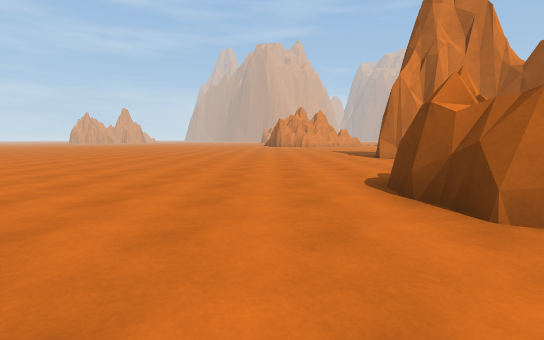
View 1 (above)

21 first-person views from a walk through a 3-D level made in the Unity game engine. The camera is 1.2 m above the floor, tilts 6° down and sees 85° across. The floor is counted in squares, 2 m on a side. Each view is taken from the middle of a square. On the plan, view 1 faces up. The plan holds only what a view shows up to about 9 squares ahead; the rest is blank. The place goes on beyond the plan. The player is left out. Surface patterns are stand-ins for the level's own textures.

View 2
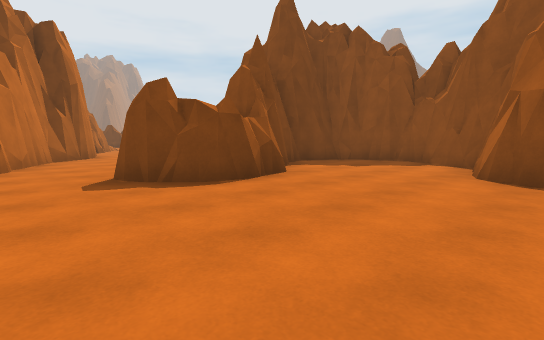

View 3
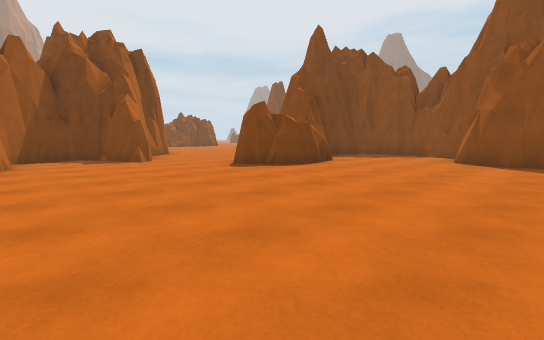

View 4
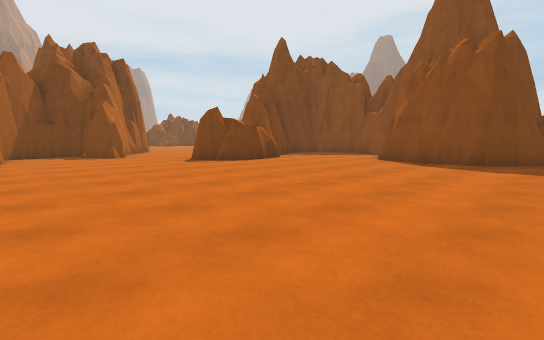

View 5
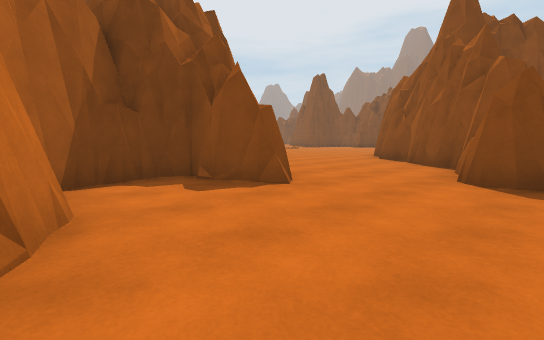

View 6
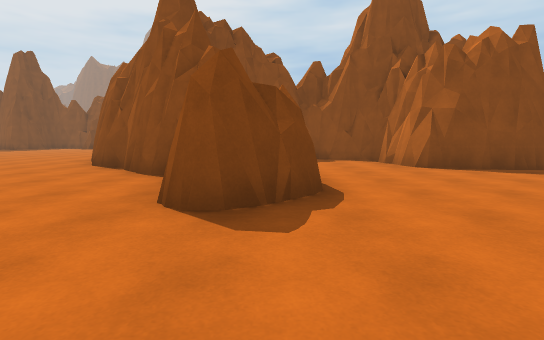

View 7
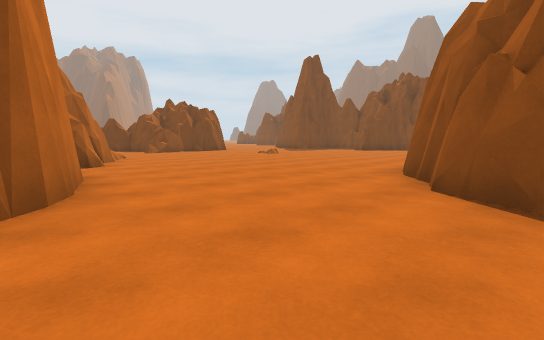

View 8
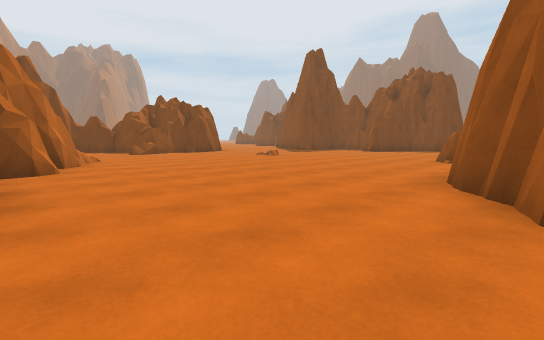

View 9
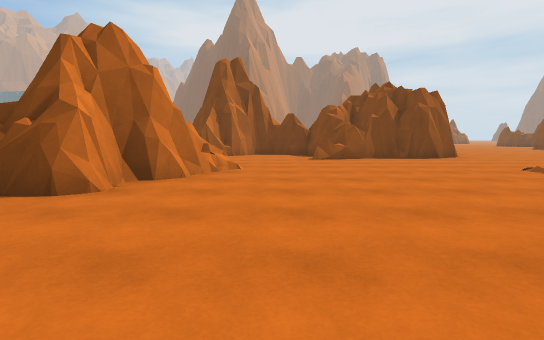

View 10
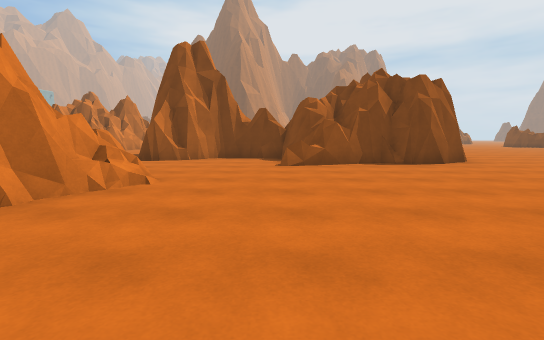

View 11
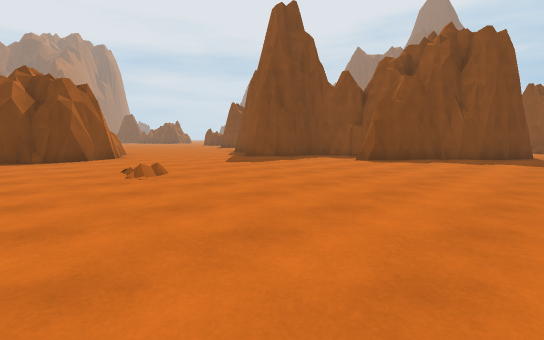

View 12
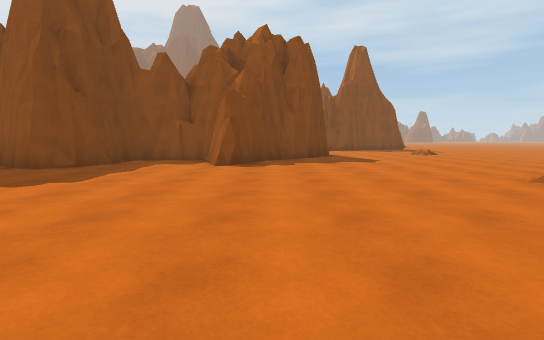

View 13
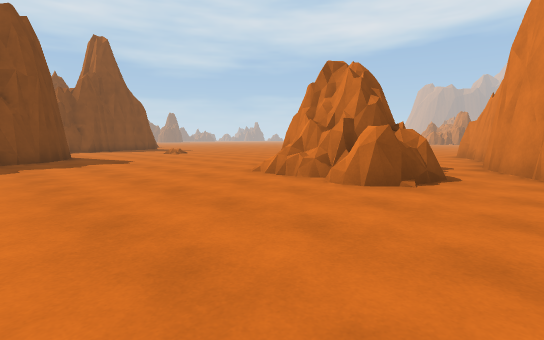

View 14
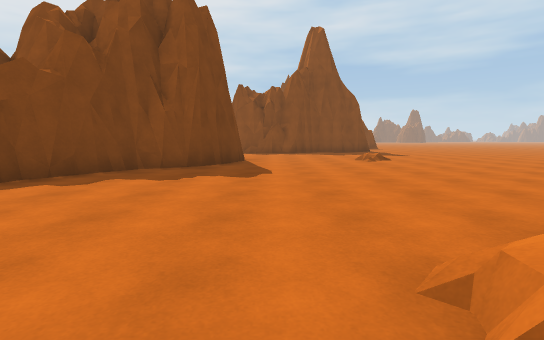

View 15
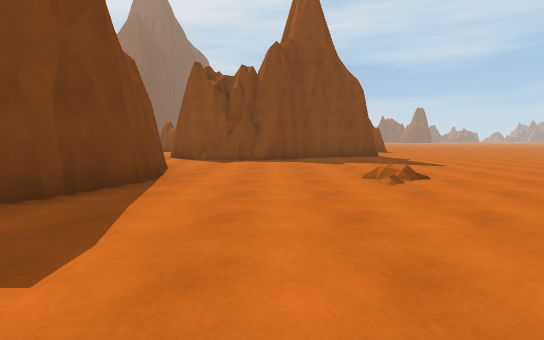

View 16
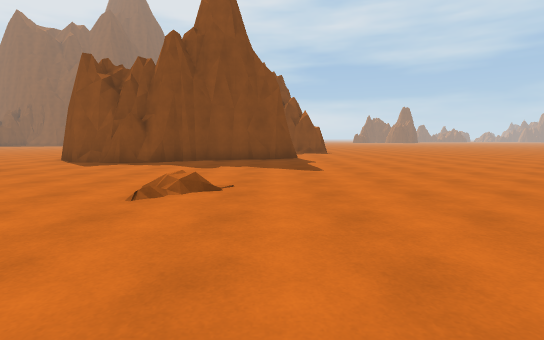

View 17
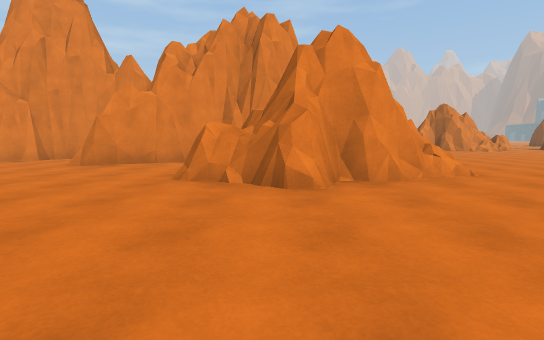

View 18
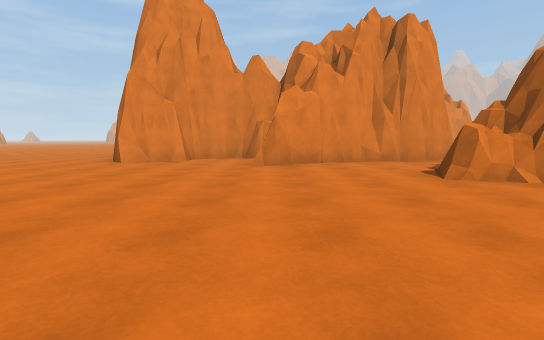

View 19
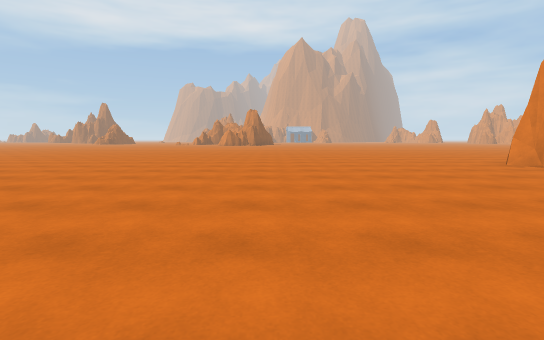

View 20
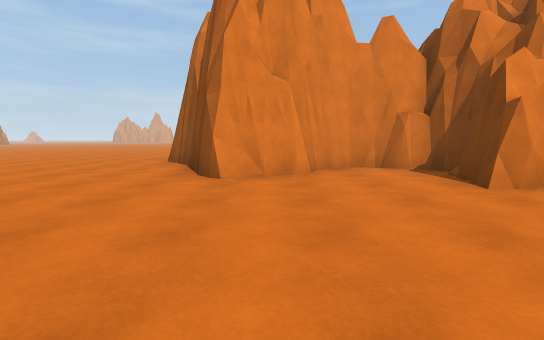

View 21
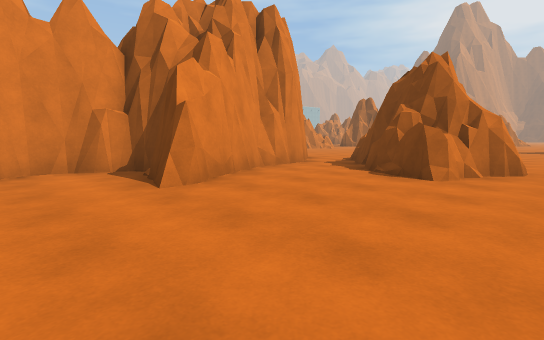

### Floor plan
Key: @ floor where view 1 was taken; # wall or solid block; . main floor; : floor 0.25 m higher than the main floor; = window, fence, low wall or low ledge; ^ raised ledge.
Columns run from 5 left of view 1 to 20 right of it. Each row starts with its distance up from view 1.
  9 .........####
  8 ............#
  7 ............#
  6 ..........###
  5 ............##
  4 .......##....###  #
  3 .......##......####      #
  2 .......###........#####..#
  1 ..##....###.........#....#
  0 ^####@..####..............
 -1 ##  #...#  ##............#
 -2 ^#  #####   #..........###
 -3 ^## ###      ..........##
 -4 ^.#####   ##............#
 -5 ^.##..#####........:....#
 -6 ^.....##...###..........#
 -7 ^.........####............
 -8  ........####=............
 -9  ........###...........
-10  .....................#.
-11  .................#..###
-12  .................#..#
-13  ................#####
-14  ...............##
-15  ..............##
-16  ..............#
-17  ...............
-18     ............
-19    ..............
-20    ..........###..
-21    ........### ##.

Where each view was taken, in squares from view 1:
view 1: 0 up, 0 right, facing up
view 2: 6 up, 2 left, facing down-right
view 3: 9 up, 3 left, facing down-right
view 4: 9 up, 5 left, facing down-right
view 5: 9 up, 2 right, facing down-right
view 6: 7 up, 2 right, facing down
view 7: 4 up, 5 right, facing down-right
view 8: 3 up, 6 right, facing down-right
view 9: 0 up, 9 right, facing right
view 10: 1 down, 11 right, facing right
view 11: 3 down, 9 right, facing down-right
view 12: 4 down, 12 right, facing down
view 13: 4 down, 12 right, facing down-left
view 14: 7 down, 9 right, facing down
view 15: 11 down, 8 right, facing down
view 16: 12 down, 5 right, facing down
view 17: 13 down, 5 right, facing up
view 18: 13 down, 1 right, facing up
view 19: 11 down, 4 right, facing left
view 20: 10 down, 2 left, facing up
view 21: 10 down, 1 left, facing up-right
